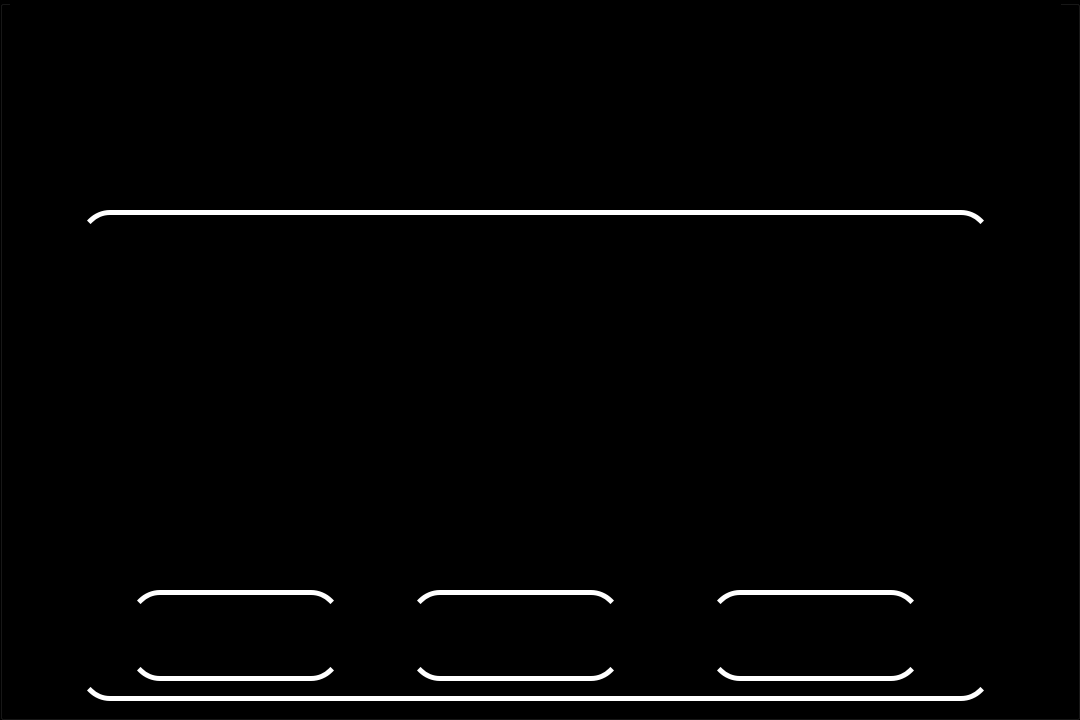
<?xml version="1.0" encoding="UTF-8"?>
<ui version="4.0">
 <class>GroupBox</class>
 <widget class="QGroupBox" name="GroupBox">
  <property name="enabled">
   <bool>true</bool>
  </property>
  <property name="geometry">
   <rect>
    <x>0</x>
    <y>0</y>
    <width>1080</width>
    <height>720</height>
   </rect>
  </property>
  <property name="windowTitle">
   <string>GroupBox</string>
  </property>
  <property name="styleSheet">
   <string notr="true">background-color: rgb(0, 0, 0);</string>
  </property>
  <widget class="QLabel" name="heading">
   <property name="geometry">
    <rect>
     <x>10</x>
     <y>0</y>
     <width>1051</width>
     <height>161</height>
    </rect>
   </property>
   <property name="text">
    <string/>
   </property>
   <property name="pixmap">
    <pixmap>GUI files/heading.jpg</pixmap>
   </property>
   <property name="scaledContents">
    <bool>true</bool>
   </property>
  </widget>
  <widget class="QFrame" name="frame">
   <property name="geometry">
    <rect>
     <x>80</x>
     <y>210</y>
     <width>911</width>
     <height>491</height>
    </rect>
   </property>
   <property name="styleSheet">
    <string notr="true">color: rgb(255, 255, 255);
border-color: rgb(255, 255, 255);
border-radius:30px;
border-width:5px,5px,5px,5px;
border-style:solid;</string>
   </property>
   <property name="frameShape">
    <enum>QFrame::StyledPanel</enum>
   </property>
   <property name="frameShadow">
    <enum>QFrame::Raised</enum>
   </property>
   <widget class="QPushButton" name="retry">
    <property name="geometry">
     <rect>
      <x>50</x>
      <y>380</y>
      <width>211</width>
      <height>91</height>
     </rect>
    </property>
    <property name="cursor">
     <cursorShape>PointingHandCursor</cursorShape>
    </property>
    <property name="styleSheet">
     <string notr="true">border-image: url(:/newPrefix/retry.png);</string>
    </property>
    <property name="text">
     <string/>
    </property>
   </widget>
   <widget class="QPushButton" name="back">
    <property name="geometry">
     <rect>
      <x>330</x>
      <y>380</y>
      <width>211</width>
      <height>91</height>
     </rect>
    </property>
    <property name="cursor">
     <cursorShape>PointingHandCursor</cursorShape>
    </property>
    <property name="styleSheet">
     <string notr="true">border-image: url(:/newPrefix/back.png);</string>
    </property>
    <property name="text">
     <string/>
    </property>
   </widget>
   <widget class="QPushButton" name="exit">
    <property name="geometry">
     <rect>
      <x>630</x>
      <y>380</y>
      <width>211</width>
      <height>91</height>
     </rect>
    </property>
    <property name="cursor">
     <cursorShape>PointingHandCursor</cursorShape>
    </property>
    <property name="styleSheet">
     <string notr="true">border-image: url(:/newPrefix/exit.png);</string>
    </property>
    <property name="text">
     <string/>
    </property>
   </widget>
   <widget class="QLineEdit" name="username">
    <property name="geometry">
     <rect>
      <x>160</x>
      <y>30</y>
      <width>551</width>
      <height>111</height>
     </rect>
    </property>
    <property name="styleSheet">
     <string notr="true">font: 75 italic 30pt &quot;Stark&quot;;
padding-left: 180px;</string>
    </property>
    <property name="text">
     <string/>
    </property>
    <property name="placeholderText">
     <string>USERNAME</string>
    </property>
   </widget>
   <widget class="QLineEdit" name="password">
    <property name="geometry">
     <rect>
      <x>160</x>
      <y>150</y>
      <width>551</width>
      <height>111</height>
     </rect>
    </property>
    <property name="styleSheet">
     <string notr="true">font: 75 italic 30pt &quot;Stark&quot;;
padding-left:180px;</string>
    </property>
    <property name="text">
     <string/>
    </property>
    <property name="placeholderText">
     <string>PASSWORD</string>
    </property>
   </widget>
   <widget class="QPushButton" name="login">
    <property name="geometry">
     <rect>
      <x>330</x>
      <y>280</y>
      <width>201</width>
      <height>81</height>
     </rect>
    </property>
    <property name="cursor">
     <cursorShape>PointingHandCursor</cursorShape>
    </property>
    <property name="styleSheet">
     <string notr="true">border-image: url(:/newPrefix/retry.png);
border-image: url(:/newPrefix/login-empty.png);</string>
    </property>
    <property name="text">
     <string/>
    </property>
   </widget>
   <widget class="QLabel" name="illegalentry">
    <property name="enabled">
     <bool>false</bool>
    </property>
    <property name="geometry">
     <rect>
      <x>20</x>
      <y>20</y>
      <width>841</width>
      <height>351</height>
     </rect>
    </property>
    <property name="styleSheet">
     <string notr="true">border-color: rgb(0, 0, 0);</string>
    </property>
    <property name="text">
     <string/>
    </property>
    <property name="pixmap">
     <pixmap>GUI files/illegal entry....gif</pixmap>
    </property>
    <property name="scaledContents">
     <bool>true</bool>
    </property>
   </widget>
  </widget>
 </widget>
 <resources>
  <include location="GUI files/gui.qrc"/>
 </resources>
 <connections/>
</ui>
